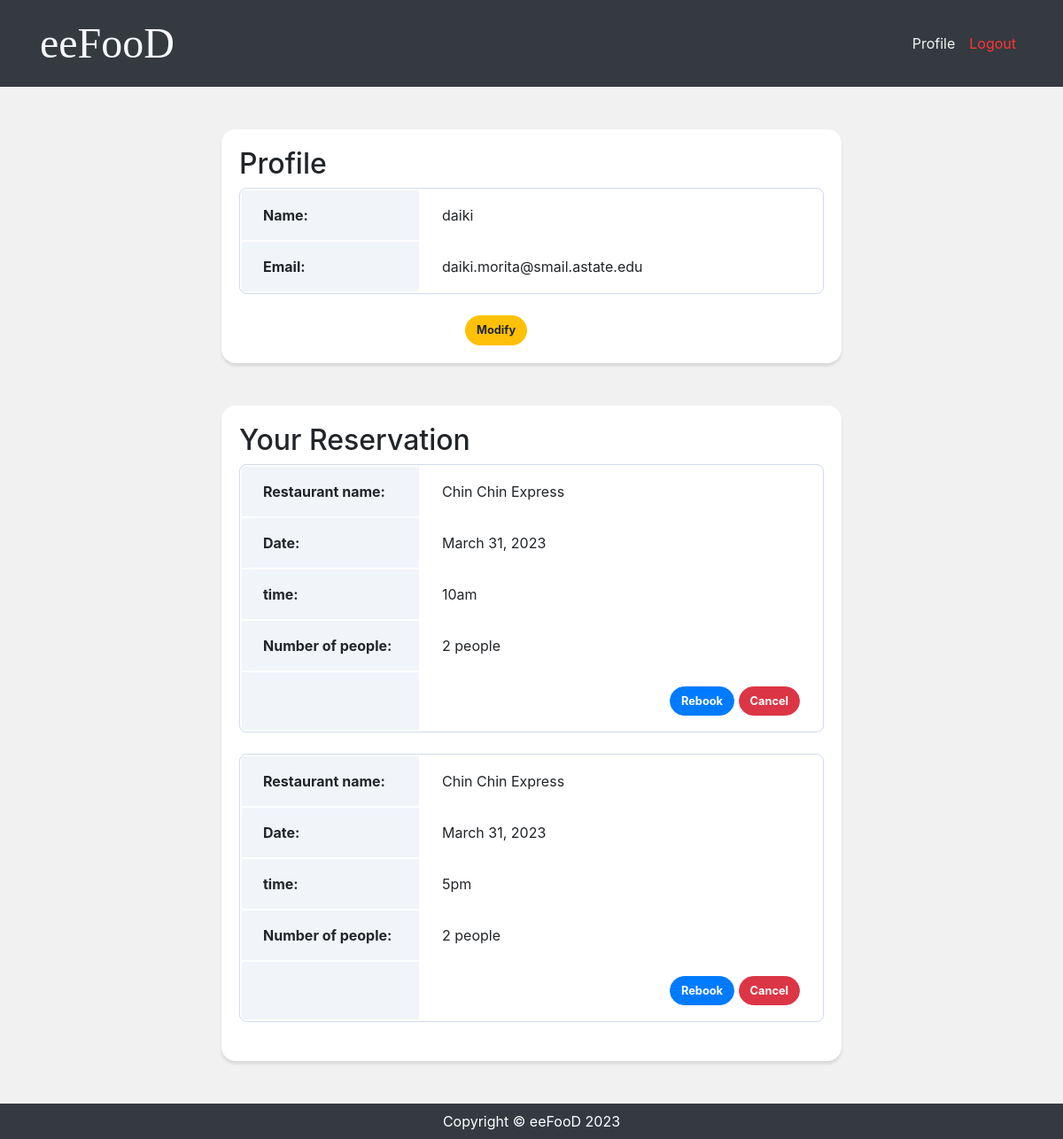
The page /accounts/profile/ (signed in) on the database as committed earlier.
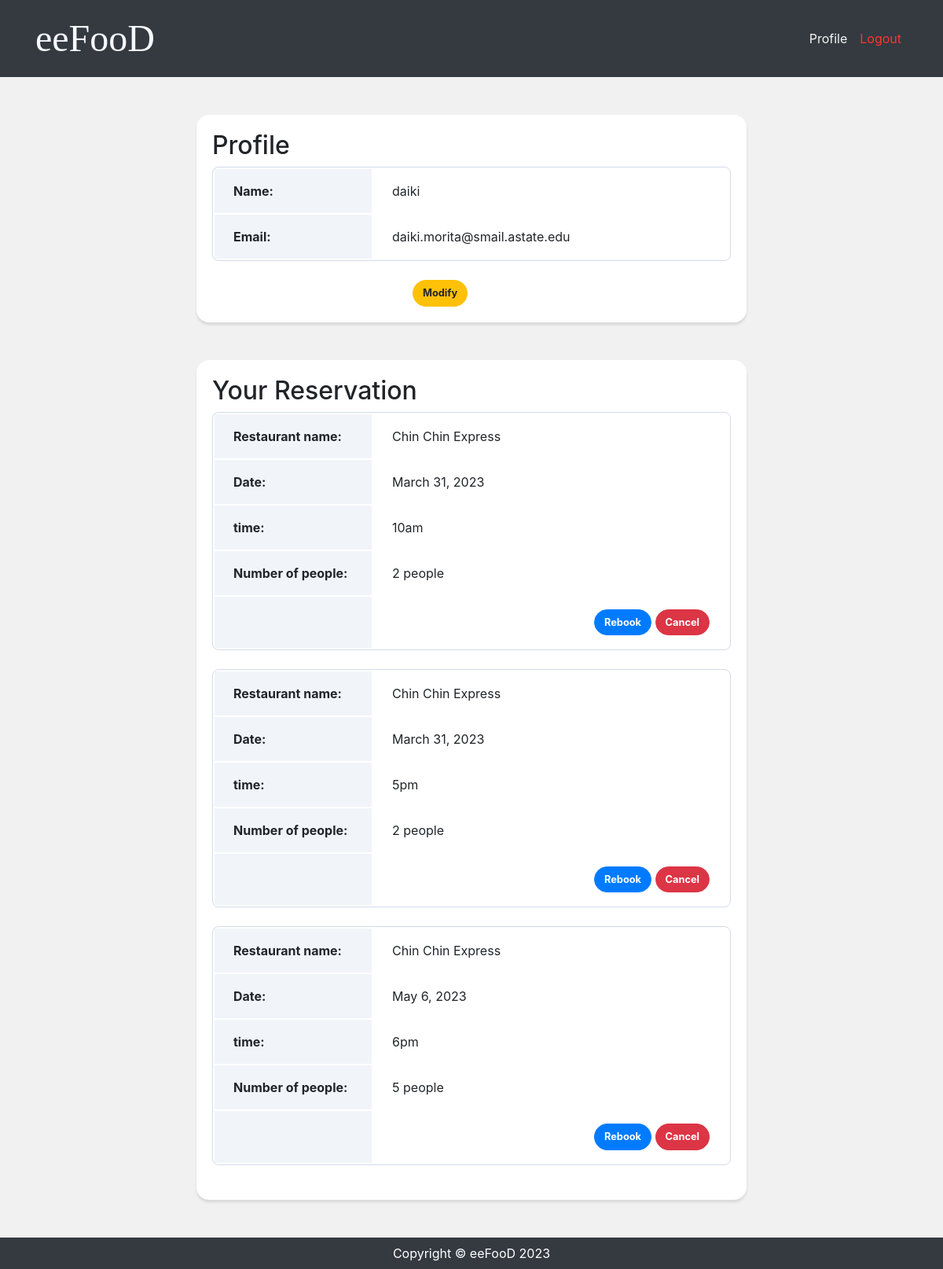
The same page on the database as committed later.
### application/models.py (models this page shows, shortened)
class Reservation(models.Model):
    restaurant = models.ForeignKey(
        Restaurants,
        on_delete=models.CASCADE
    )
    name = models.ForeignKey(
        settings.AUTH_USER_MODEL,
        on_delete=models.CASCADE,
        null=True
    )
    date = models.DateField(
        blank=False,
    )
    time = models.IntegerField(
        verbose_name='time',
        choices=TIME_SCHEDULE,
        default='1'
    )
    num_people = models.IntegerField(
        blank=False,
    )
    def get_time_display(self):
        for time in TIME_SCHEDULE:
            if time[0] == self.time:
                return time[1]
        return ''

class Restaurants(models.Model):
    name = models.CharField(
        max_length=255,
        blank=False,
        null=False,
        primary_key=True
    )
    addr = models.CharField(
        max_length=300,
        blank=False,
        null=False
    )
    table = models.PositiveSmallIntegerField(
        blank=False,
        null=False,
    )
    Genre = models.CharField(
        max_length=255,
        blank=False,
        null=False,
    )
    phone = PhoneNumberField(
        blank=False,
        null=False
    )
    img = models.ImageField(
        blank=True,
        upload_to='media/'
    )
    def __str__(self):
        return self.name

### accounts/views.py (the view)
# urls.py: path('profile/', views.ProfileView.as_view(), name = 'profile'),
class ProfileView(View):
    def get(self, request, *args, **kwargs):
        user = self.request.user
        reservation = Reservation.objects.filter(name=user)
        return render(request, 'accounts/profile.html', {
            'reservation': reservation,
        })

### accounts/templates/accounts/profile.html
{% extends 'application/base.html' %}
{% block content %}
<div class="card card-profile my-5 mx-auto">
    <div class="card-body">
        <h2>Profile</h2>
        <table class="profile_table mb-4">
            <tbody>
                <tr>
                    <th class="header">Name:</th>
                    <td class="data">{{ user.username }}</td>
                </tr>
                <tr>
                    <th class="header">Email:</th>
                    <td class="data">{{ user.email }}</td>
                </tr>
            </tbody>
        </table>
        <div class="button mx-auto">
            <a href="{% url 'modification' %}" class= "btn btn-warning">Modify</a>
        </div>
    </div>
</div>
{% if reservation %}
    <div class="card card-profile my-5 mx-auto">
        <div class="card-body">
            <h2>Your Reservation</h2>
            {% for reservation in reservation %}
                <table class="profile_table mb-4">
                    <tbody>
                        <tr>
                            <th class="header">Restaurant name:</th>
                            <td class="data">{{ reservation.restaurant }}</td>
                        </tr>
                        <tr>
                            <th class="header">Date:</th>
                            <td class="data">{{ reservation.date }}</td>
                        </tr>
                        <tr>
                            <th class="header">time:</th>
                            <td class="data">{{ reservation.get_time_display }}</td>
                        </tr>
                        <tr>
                            <th class="header">Number of people:</th>
                            <td class="data">{{ reservation.num_people }} people</td>
                        </tr>
                        <tr>
                            <th class="header"></th>
                            <td class="data">
                                <div class="box" align="right">
                                    <a href="{% url 'reservation_update' reservation.pk %}" class="btn btn-primary">Rebook</a>
                                    <a href="{% url 'reservation_delete' reservation.pk %}" class="btn btn-danger">Cancel</a>
                                </div>
                            </td>
                        </tr>
                    </tbody>
                </table>
            {% endfor %}
        </div>
    </div>
{% endif %}
{% endblock %}

Rows that differ between the two databases and show on the page:
added Reservation: restaurant "Chin Chin Express", date "May 6, 2023", time "6pm", num_people "5"
